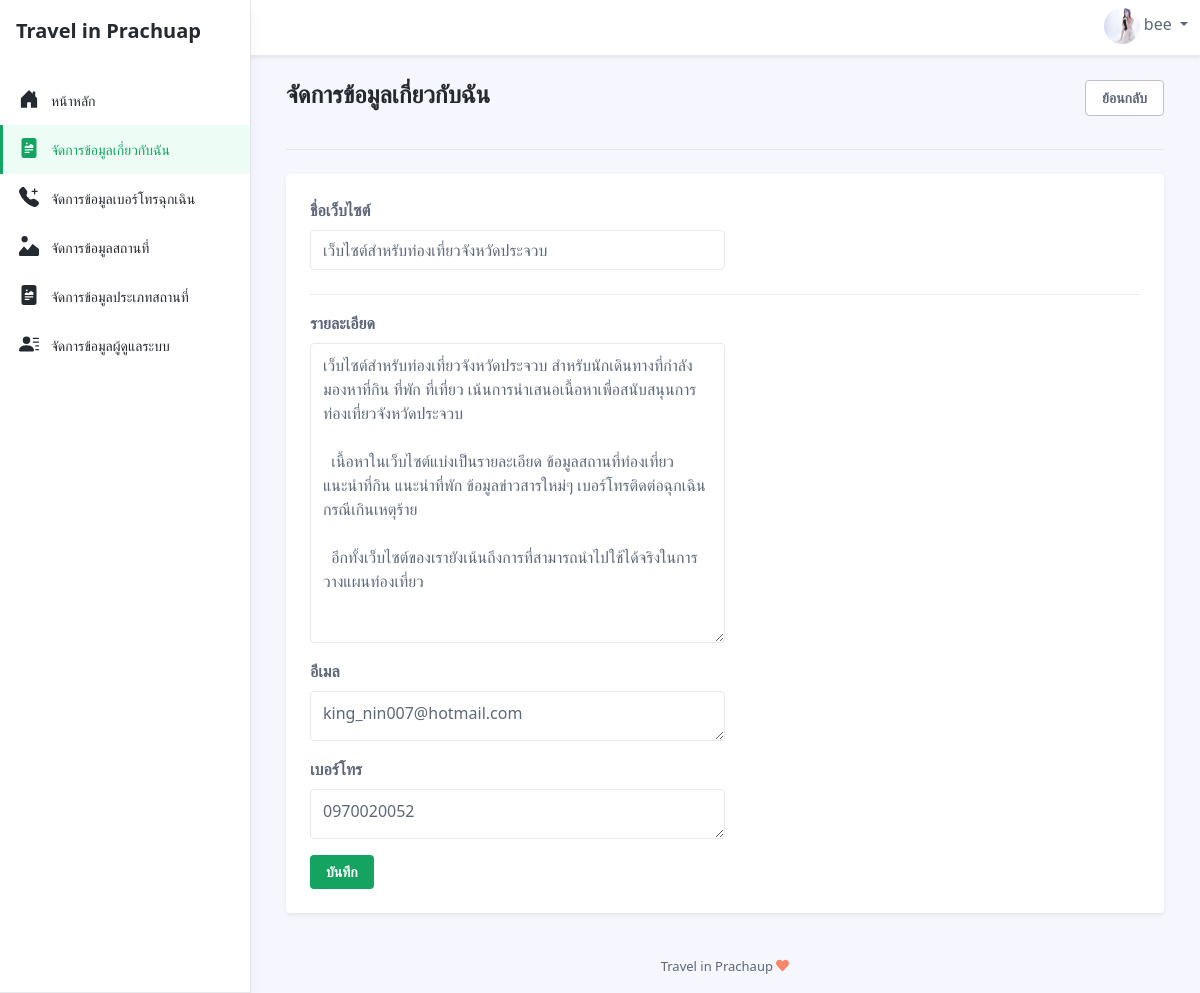
Page /admin/index.php?page=about (signed in) on the committed database.
### tables this page shows
CREATE TABLE `tb_about` (
  `id` int(11) NOT NULL,
  `name` varchar(300) NOT NULL,
  `detail` text NOT NULL,
  `email` varchar(100) NOT NULL,
  `phone` varchar(50) NOT NULL
);

### admin/about/index.php (the view, shortened to what this page needs)
<?php
$id = 1;
$sql = "SELECT * FROM tb_about WHERE id = '$id'";
$query = mysqli_query($conn, $sql);
$result = mysqli_fetch_assoc($query);
?>
<div class="row justify-content-between">
    <div class="col-auto">
        <h1 class="app-page-title">จัดการข้อมูลเกี่ยวกับฉัน</h1>
    </div>
    <div class="col-auto">
        <a href="?page=<?=$_GET['page']?>" class="btn app-btn-secondary">ย้อนกลับ</a>
    </div>
</div>
<hr class="mb-4">
<div class="row g-4 settings-section">
    <div class="col-12 col-md-12">
        <div class="app-card app-card-settings shadow-sm p-4">
            <div class="app-card-body">
                <form action="" method="post" enctype="multipart/form-data">
                    <div class="mb-3 col-lg-6">
                        <label class="form-label">ชื่อเว็บไซต์</label>
                        <input type="text" class="form-control" name="name" placeholder="" value="<?=$result['name']?>" autocomplete="off" required>
                    </div>
                    <hr class="mb-3 mt-4">
                    <div class="mb-3 col-lg-6">
                        <label class="form-label">รายละเอียด</label>
                        <textarea name="detail" class="form-control" style="height: 300px" placeholder=""><?=$result['detail']?></textarea>
                    </div>
                    <div class="mb-3 col-lg-6">
                        <label class="form-label">อีเมล</label>
                        <textarea name="email" class="form-control" style="height: 50px" placeholder=""><?=$result['email']?></textarea>
                    </div>
                    <div class="mb-3 col-lg-6">
                        <label class="form-label">เบอร์โทร</label>
                        <textarea name="phone" class="form-control" style="height: 50px" placeholder=""><?=$result['phone']?></textarea>
                    </div>
                    <button type="submit" class="btn app-btn-primary" >บันทึก</button>
                </form>
            </div>
        </div>
    </div>
</div>

### rows in the picture
tb_about: name "เว็บไซต์สำหรับท่องเที่ยวจังหวัดประจวบ", detail "เว็บไซต์สำหรับท่องเที่ยวจังหวัดประจวบ สำหรับนักเดินทางที่กำลังมองหาที่กิน ที่พัก ที่เที่ยว เน้นการนำเสนอเนื้อหาเพื่อสนับสนุนการท่องเที่ยวจังหวัดประจวบ เนื้อหาในเว็บไซต์แบ่งเป็นรายละเอียด ข้อมูลสถานที่ท่องเที่ยว แนะนำที่กิน แนะนำที่พัก ข้อมูลข่าวสารใหม่ๆ เบอร์โทรติดต่อฉุกเฉินกรณีเกินเหตุร้าย อีกทั้งเว็บไซต์ของเรายังเน้นถึงการที่สามารถนำไปใช้ได้จริงในการวางแผนท่องเที่ยว", email "king_nin007@hotmail.com", phone "0970020052"

### other values in the picture
$_SESSION['user_login'] "bee"
